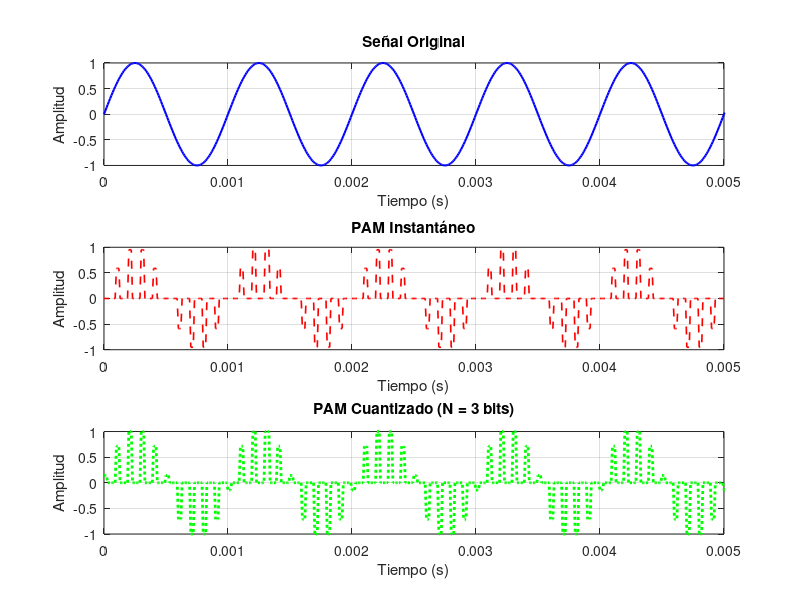
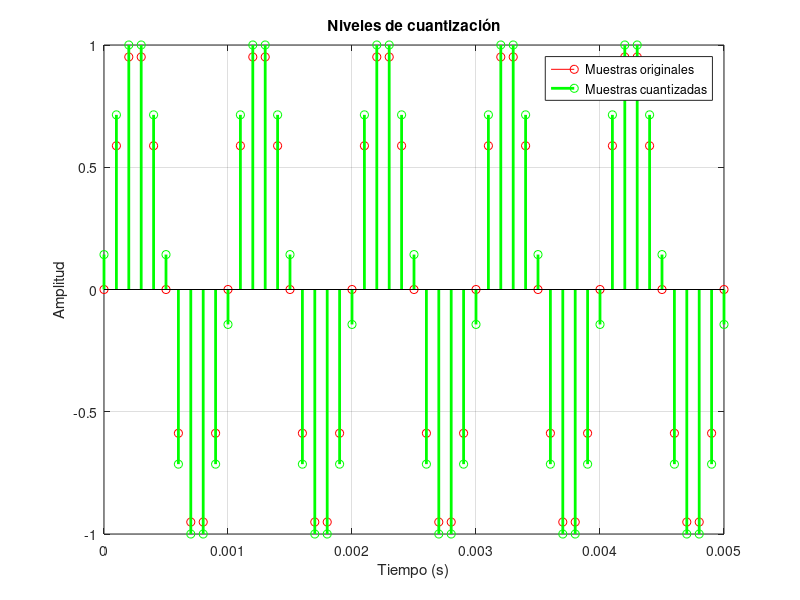

Here is the MATLAB script that generated these plots, in order:
%% Parámetros configurables
A = 1;              % Amplitud de la señal
fc = 1000;          % Frecuencia de la señal (Hz)
Ts_signal = 10e-6;  % Muestreo de la señal original (10 µs)
duracion = 0.1;     % Duración en segundos
fs = 10000;          % Frecuencia de muestreo PAM (Hz)
d = 0.3;            % Ciclo de trabajo (τ/Ts_pulse)
N = 3;              % Número de bits por palabra PCM

%% Cálculos derivados
Ts_pulse = 1/fs;    % Periodo de muestreo PAM
tau = d * Ts_pulse; % Ancho del pulso

%% Generar señal original
t = 0:Ts_signal:duracion - Ts_signal;
m = A * sin(2*pi*fc*t);

%% Generar señal PAM con muestreo instantáneo
t_samples = 0:Ts_pulse:t(end);
m_samples = A * sin(2*pi*fc*t_samples);

% Crear tren de pulsos PAM original
s = zeros(size(t));
for n = 0:length(t_samples)-1
    ventana = (t >= n*Ts_pulse) & (t < n*Ts_pulse + tau);
    s(ventana) = m_samples(n+1);
end

%% Generar señal PAM cuantizada
% Cuantización
quantized_indices = round((m_samples + A) * (2^N - 1) / (2*A));
quantized_indices = max(min(quantized_indices, 2^N - 1), 0);

% Convertir índices a valores de voltaje
samples_quantized = (quantized_indices/(2^N - 1)) * 2*A - A;

% Crear tren de pulsos PAM cuantizado
s_quant = zeros(size(t));
for n = 0:length(t_samples)-1
    ventana = (t >= n*Ts_pulse) & (t < n*Ts_pulse + tau);
    s_quant(ventana) = samples_quantized(n+1);
end

figure;

% 1. Señal original
subplot(3,1,1);
plot(t, m, 'b', 'LineWidth', 1.5);
title('Señal Original');
xlabel('Tiempo (s)');
ylabel('Amplitud');
xlim([0 0.005]);
grid on;

% 2. PAM muestreado instantáneo
subplot(3,1,2);
plot(t, s, 'r--', 'LineWidth', 1.2);
title('PAM Instantáneo');
xlabel('Tiempo (s)');
ylabel('Amplitud');
xlim([0 0.005]);
grid on;

% 3. PAM cuantizado
subplot(3,1,3);
plot(t, s_quant, 'g:', 'LineWidth', 2);
title(['PAM Cuantizado (N = ', num2str(N), ' bits)']);
xlabel('Tiempo (s)');
ylabel('Amplitud');
xlim([0 0.005]);
grid on;

%% Visualización adicional de niveles de cuantización (opcional)
figure;
stem(t_samples, m_samples, 'r', 'DisplayName', 'Muestras originales');
hold on;
stem(t_samples, samples_quantized, 'g', 'LineWidth', 2, 'DisplayName', 'Muestras cuantizadas');
title('Niveles de cuantización');
xlabel('Tiempo (s)');
ylabel('Amplitud');
xlim([0 0.005]);
legend('show');
grid on;